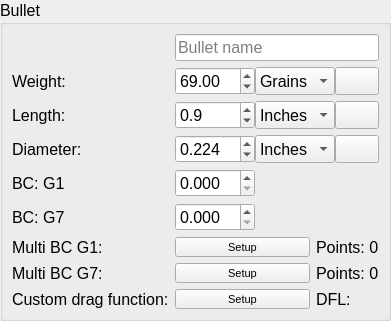
<?xml version="1.0" encoding="UTF-8"?>
<ui version="4.0">
 <class>catalogBullet</class>
 <widget class="QWidget" name="catalogBullet">
  <property name="geometry">
   <rect>
    <x>0</x>
    <y>0</y>
    <width>391</width>
    <height>316</height>
   </rect>
  </property>
  <property name="maximumSize">
   <size>
    <width>16777215</width>
    <height>316</height>
   </size>
  </property>
  <property name="windowTitle">
   <string>Form</string>
  </property>
  <layout class="QGridLayout" name="gridLayout">
   <property name="leftMargin">
    <number>0</number>
   </property>
   <property name="topMargin">
    <number>0</number>
   </property>
   <property name="rightMargin">
    <number>0</number>
   </property>
   <property name="bottomMargin">
    <number>0</number>
   </property>
   <property name="spacing">
    <number>0</number>
   </property>
   <item row="0" column="0">
    <widget class="QGroupBox" name="bulletGroupBox">
     <property name="sizePolicy">
      <sizepolicy hsizetype="Expanding" vsizetype="Preferred">
       <horstretch>0</horstretch>
       <verstretch>0</verstretch>
      </sizepolicy>
     </property>
     <property name="minimumSize">
      <size>
       <width>0</width>
       <height>0</height>
      </size>
     </property>
     <property name="font">
      <font>
       <pointsize>12</pointsize>
      </font>
     </property>
     <property name="styleSheet">
      <string notr="true"/>
     </property>
     <property name="title">
      <string>Bullet</string>
     </property>
     <layout class="QGridLayout" name="gridLayout_4">
      <item row="4" column="0">
       <widget class="QLabel" name="label_77">
        <property name="sizePolicy">
         <sizepolicy hsizetype="Preferred" vsizetype="Expanding">
          <horstretch>0</horstretch>
          <verstretch>0</verstretch>
         </sizepolicy>
        </property>
        <property name="font">
         <font>
          <pointsize>12</pointsize>
         </font>
        </property>
        <property name="text">
         <string>BC: G1</string>
        </property>
       </widget>
      </item>
      <item row="6" column="0">
       <widget class="QLabel" name="label_78">
        <property name="sizePolicy">
         <sizepolicy hsizetype="Preferred" vsizetype="Expanding">
          <horstretch>0</horstretch>
          <verstretch>0</verstretch>
         </sizepolicy>
        </property>
        <property name="font">
         <font>
          <pointsize>12</pointsize>
         </font>
        </property>
        <property name="text">
         <string>BC: G7</string>
        </property>
       </widget>
      </item>
      <item row="7" column="1">
       <widget class="QToolButton" name="mbcG1edit">
        <property name="sizePolicy">
         <sizepolicy hsizetype="Expanding" vsizetype="Expanding">
          <horstretch>0</horstretch>
          <verstretch>0</verstretch>
         </sizepolicy>
        </property>
        <property name="minimumSize">
         <size>
          <width>0</width>
          <height>0</height>
         </size>
        </property>
        <property name="font">
         <font>
          <pointsize>8</pointsize>
         </font>
        </property>
        <property name="toolTip">
         <string>&lt;font color=black&gt;Edit drag function&lt;/font&gt;</string>
        </property>
        <property name="text">
         <string>Setup</string>
        </property>
        <property name="icon">
         <iconset resource="../.rsrc/res.qrc">
          <normaloff>:/icons/res/drawable-hdpi-v4/settingsbtn_menu21a.png</normaloff>
          <disabledoff>:/icons/res/drawable-hdpi-v4/settingsbtn_menu21b.png</disabledoff>:/icons/res/drawable-hdpi-v4/settingsbtn_menu21a.png</iconset>
        </property>
       </widget>
      </item>
      <item row="1" column="0">
       <widget class="QLabel" name="label_74">
        <property name="sizePolicy">
         <sizepolicy hsizetype="Preferred" vsizetype="Expanding">
          <horstretch>0</horstretch>
          <verstretch>0</verstretch>
         </sizepolicy>
        </property>
        <property name="font">
         <font>
          <pointsize>12</pointsize>
         </font>
        </property>
        <property name="text">
         <string>Weight:</string>
        </property>
       </widget>
      </item>
      <item row="2" column="0">
       <widget class="QLabel" name="label_75">
        <property name="sizePolicy">
         <sizepolicy hsizetype="Preferred" vsizetype="Expanding">
          <horstretch>0</horstretch>
          <verstretch>0</verstretch>
         </sizepolicy>
        </property>
        <property name="font">
         <font>
          <pointsize>12</pointsize>
         </font>
        </property>
        <property name="text">
         <string>Length:</string>
        </property>
       </widget>
      </item>
      <item row="3" column="0">
       <widget class="QLabel" name="label_76">
        <property name="sizePolicy">
         <sizepolicy hsizetype="Preferred" vsizetype="Expanding">
          <horstretch>0</horstretch>
          <verstretch>0</verstretch>
         </sizepolicy>
        </property>
        <property name="font">
         <font>
          <pointsize>12</pointsize>
         </font>
        </property>
        <property name="text">
         <string>Diameter:</string>
        </property>
       </widget>
      </item>
      <item row="8" column="0">
       <widget class="QLabel" name="label_82">
        <property name="sizePolicy">
         <sizepolicy hsizetype="Preferred" vsizetype="Expanding">
          <horstretch>0</horstretch>
          <verstretch>0</verstretch>
         </sizepolicy>
        </property>
        <property name="font">
         <font>
          <pointsize>12</pointsize>
         </font>
        </property>
        <property name="text">
         <string>Multi BC G7:</string>
        </property>
       </widget>
      </item>
      <item row="10" column="1">
       <widget class="QToolButton" name="dragEditor">
        <property name="sizePolicy">
         <sizepolicy hsizetype="Expanding" vsizetype="Expanding">
          <horstretch>0</horstretch>
          <verstretch>0</verstretch>
         </sizepolicy>
        </property>
        <property name="minimumSize">
         <size>
          <width>0</width>
          <height>0</height>
         </size>
        </property>
        <property name="font">
         <font>
          <pointsize>8</pointsize>
         </font>
        </property>
        <property name="toolTip">
         <string>&lt;font color=black&gt;Edit drag function&lt;/font&gt;</string>
        </property>
        <property name="text">
         <string>Setup</string>
        </property>
        <property name="icon">
         <iconset resource="../.rsrc/res.qrc">
          <normaloff>:/icons/res/drawable-hdpi-v4/settingsbtn_menu21a.png</normaloff>
          <disabledoff>:/icons/res/drawable-hdpi-v4/settingsbtn_menu21b.png</disabledoff>:/icons/res/drawable-hdpi-v4/settingsbtn_menu21a.png</iconset>
        </property>
       </widget>
      </item>
      <item row="8" column="1">
       <widget class="QToolButton" name="mbcG7edit">
        <property name="sizePolicy">
         <sizepolicy hsizetype="Expanding" vsizetype="Expanding">
          <horstretch>0</horstretch>
          <verstretch>0</verstretch>
         </sizepolicy>
        </property>
        <property name="minimumSize">
         <size>
          <width>0</width>
          <height>0</height>
         </size>
        </property>
        <property name="font">
         <font>
          <pointsize>8</pointsize>
         </font>
        </property>
        <property name="toolTip">
         <string>&lt;font color=black&gt;Edit drag function&lt;/font&gt;</string>
        </property>
        <property name="text">
         <string>Setup</string>
        </property>
        <property name="icon">
         <iconset resource="../.rsrc/res.qrc">
          <normaloff>:/icons/res/drawable-hdpi-v4/settingsbtn_menu21a.png</normaloff>
          <disabledoff>:/icons/res/drawable-hdpi-v4/settingsbtn_menu21b.png</disabledoff>:/icons/res/drawable-hdpi-v4/settingsbtn_menu21a.png</iconset>
        </property>
       </widget>
      </item>
      <item row="4" column="1">
       <widget class="QDoubleSpinBox" name="bcG1">
        <property name="sizePolicy">
         <sizepolicy hsizetype="Fixed" vsizetype="Expanding">
          <horstretch>0</horstretch>
          <verstretch>0</verstretch>
         </sizepolicy>
        </property>
        <property name="minimumSize">
         <size>
          <width>80</width>
          <height>0</height>
         </size>
        </property>
        <property name="maximumSize">
         <size>
          <width>80</width>
          <height>16777215</height>
         </size>
        </property>
        <property name="font">
         <font>
          <pointsize>12</pointsize>
         </font>
        </property>
        <property name="decimals">
         <number>3</number>
        </property>
        <property name="maximum">
         <double>10.000000000000000</double>
        </property>
        <property name="singleStep">
         <double>0.001000000000000</double>
        </property>
        <property name="value">
         <double>0.000000000000000</double>
        </property>
       </widget>
      </item>
      <item row="7" column="0">
       <widget class="QLabel" name="label_80">
        <property name="sizePolicy">
         <sizepolicy hsizetype="Preferred" vsizetype="Expanding">
          <horstretch>0</horstretch>
          <verstretch>0</verstretch>
         </sizepolicy>
        </property>
        <property name="font">
         <font>
          <pointsize>12</pointsize>
         </font>
        </property>
        <property name="text">
         <string>Multi BC G1:</string>
        </property>
       </widget>
      </item>
      <item row="10" column="0">
       <widget class="QLabel" name="label_81">
        <property name="sizePolicy">
         <sizepolicy hsizetype="Preferred" vsizetype="Expanding">
          <horstretch>0</horstretch>
          <verstretch>0</verstretch>
         </sizepolicy>
        </property>
        <property name="font">
         <font>
          <pointsize>12</pointsize>
         </font>
        </property>
        <property name="text">
         <string>Custom drag function:</string>
        </property>
       </widget>
      </item>
      <item row="10" column="2">
       <widget class="QLabel" name="dfl">
        <property name="sizePolicy">
         <sizepolicy hsizetype="Preferred" vsizetype="Expanding">
          <horstretch>0</horstretch>
          <verstretch>0</verstretch>
         </sizepolicy>
        </property>
        <property name="font">
         <font>
          <pointsize>12</pointsize>
         </font>
        </property>
        <property name="text">
         <string>DFL:</string>
        </property>
       </widget>
      </item>
      <item row="6" column="1">
       <widget class="QDoubleSpinBox" name="bcG7">
        <property name="sizePolicy">
         <sizepolicy hsizetype="Fixed" vsizetype="Expanding">
          <horstretch>0</horstretch>
          <verstretch>0</verstretch>
         </sizepolicy>
        </property>
        <property name="minimumSize">
         <size>
          <width>80</width>
          <height>0</height>
         </size>
        </property>
        <property name="maximumSize">
         <size>
          <width>80</width>
          <height>16777215</height>
         </size>
        </property>
        <property name="font">
         <font>
          <pointsize>12</pointsize>
         </font>
        </property>
        <property name="decimals">
         <number>3</number>
        </property>
        <property name="maximum">
         <double>10.000000000000000</double>
        </property>
        <property name="singleStep">
         <double>0.001000000000000</double>
        </property>
        <property name="value">
         <double>0.000000000000000</double>
        </property>
       </widget>
      </item>
      <item row="8" column="2">
       <widget class="QLabel" name="g7points">
        <property name="sizePolicy">
         <sizepolicy hsizetype="Preferred" vsizetype="Expanding">
          <horstretch>0</horstretch>
          <verstretch>0</verstretch>
         </sizepolicy>
        </property>
        <property name="font">
         <font>
          <pointsize>12</pointsize>
         </font>
        </property>
        <property name="text">
         <string>Points: 0</string>
        </property>
       </widget>
      </item>
      <item row="7" column="2">
       <widget class="QLabel" name="g1points">
        <property name="sizePolicy">
         <sizepolicy hsizetype="Preferred" vsizetype="Expanding">
          <horstretch>0</horstretch>
          <verstretch>0</verstretch>
         </sizepolicy>
        </property>
        <property name="font">
         <font>
          <pointsize>12</pointsize>
         </font>
        </property>
        <property name="text">
         <string>Points: 0</string>
        </property>
       </widget>
      </item>
      <item row="0" column="1" colspan="2">
       <widget class="QLineEdit" name="bulletName">
        <property name="sizePolicy">
         <sizepolicy hsizetype="Preferred" vsizetype="Preferred">
          <horstretch>0</horstretch>
          <verstretch>0</verstretch>
         </sizepolicy>
        </property>
        <property name="font">
         <font>
          <pointsize>12</pointsize>
         </font>
        </property>
        <property name="styleSheet">
         <string notr="true"/>
        </property>
        <property name="text">
         <string notr="true"/>
        </property>
        <property name="maxLength">
         <number>20</number>
        </property>
        <property name="frame">
         <bool>true</bool>
        </property>
        <property name="placeholderText">
         <string>Bullet name</string>
        </property>
       </widget>
      </item>
      <item row="1" column="1" colspan="2">
       <widget class="QWidget" name="horizontalWidget_17" native="true">
        <property name="sizePolicy">
         <sizepolicy hsizetype="Preferred" vsizetype="Preferred">
          <horstretch>0</horstretch>
          <verstretch>0</verstretch>
         </sizepolicy>
        </property>
        <layout class="QHBoxLayout" name="horizontalLayout_51">
         <property name="spacing">
          <number>0</number>
         </property>
         <property name="leftMargin">
          <number>0</number>
         </property>
         <property name="topMargin">
          <number>0</number>
         </property>
         <property name="rightMargin">
          <number>0</number>
         </property>
         <property name="bottomMargin">
          <number>0</number>
         </property>
         <item>
          <widget class="QDoubleSpinBox" name="weight">
           <property name="sizePolicy">
            <sizepolicy hsizetype="Fixed" vsizetype="Expanding">
             <horstretch>0</horstretch>
             <verstretch>0</verstretch>
            </sizepolicy>
           </property>
           <property name="minimumSize">
            <size>
             <width>80</width>
             <height>0</height>
            </size>
           </property>
           <property name="maximumSize">
            <size>
             <width>80</width>
             <height>16777215</height>
            </size>
           </property>
           <property name="font">
            <font>
             <pointsize>12</pointsize>
            </font>
           </property>
           <property name="decimals">
            <number>2</number>
           </property>
           <property name="maximum">
            <double>1000.000000000000000</double>
           </property>
           <property name="singleStep">
            <double>0.010000000000000</double>
           </property>
           <property name="value">
            <double>69.000000000000000</double>
           </property>
          </widget>
         </item>
         <item>
          <widget class="QComboBox" name="weightQuantity">
           <property name="sizePolicy">
            <sizepolicy hsizetype="Preferred" vsizetype="Expanding">
             <horstretch>0</horstretch>
             <verstretch>0</verstretch>
            </sizepolicy>
           </property>
           <property name="minimumSize">
            <size>
             <width>80</width>
             <height>0</height>
            </size>
           </property>
           <property name="font">
            <font>
             <pointsize>12</pointsize>
            </font>
           </property>
           <property name="styleSheet">
            <string notr="true"/>
           </property>
           <item>
            <property name="text">
             <string>Grains</string>
            </property>
           </item>
           <item>
            <property name="text">
             <string>Grams</string>
            </property>
           </item>
          </widget>
         </item>
         <item>
          <widget class="QToolButton" name="weightSwitch">
           <property name="sizePolicy">
            <sizepolicy hsizetype="Expanding" vsizetype="Expanding">
             <horstretch>0</horstretch>
             <verstretch>0</verstretch>
            </sizepolicy>
           </property>
           <property name="font">
            <font>
             <pointsize>8</pointsize>
             <weight>75</weight>
             <italic>false</italic>
             <bold>true</bold>
             <underline>false</underline>
            </font>
           </property>
           <property name="toolTip">
            <string>&lt;font color=black&gt;Convert&lt;/font&gt;</string>
           </property>
           <property name="text">
            <string/>
           </property>
           <property name="icon">
            <iconset>
             <normaloff>../.rsrc/res/drawable/secondarybtn21a.png</normaloff>
             <disabledoff>../.rsrc/res/drawable/secondarybtn21b.png</disabledoff>../.rsrc/res/drawable/secondarybtn21a.png</iconset>
           </property>
           <property name="iconSize">
            <size>
             <width>16</width>
             <height>16</height>
            </size>
           </property>
          </widget>
         </item>
        </layout>
       </widget>
      </item>
      <item row="2" column="1" colspan="2">
       <widget class="QWidget" name="horizontalWidget_18" native="true">
        <layout class="QHBoxLayout" name="horizontalLayout_52">
         <property name="spacing">
          <number>0</number>
         </property>
         <property name="leftMargin">
          <number>0</number>
         </property>
         <property name="topMargin">
          <number>0</number>
         </property>
         <property name="rightMargin">
          <number>0</number>
         </property>
         <property name="bottomMargin">
          <number>0</number>
         </property>
         <item>
          <widget class="QDoubleSpinBox" name="length">
           <property name="sizePolicy">
            <sizepolicy hsizetype="Fixed" vsizetype="Expanding">
             <horstretch>0</horstretch>
             <verstretch>0</verstretch>
            </sizepolicy>
           </property>
           <property name="minimumSize">
            <size>
             <width>80</width>
             <height>0</height>
            </size>
           </property>
           <property name="maximumSize">
            <size>
             <width>80</width>
             <height>16777215</height>
            </size>
           </property>
           <property name="font">
            <font>
             <pointsize>12</pointsize>
            </font>
           </property>
           <property name="decimals">
            <number>1</number>
           </property>
           <property name="singleStep">
            <double>0.100000000000000</double>
           </property>
           <property name="value">
            <double>0.900000000000000</double>
           </property>
          </widget>
         </item>
         <item>
          <widget class="QComboBox" name="lengthQuantity">
           <property name="sizePolicy">
            <sizepolicy hsizetype="Preferred" vsizetype="Expanding">
             <horstretch>0</horstretch>
             <verstretch>0</verstretch>
            </sizepolicy>
           </property>
           <property name="minimumSize">
            <size>
             <width>80</width>
             <height>0</height>
            </size>
           </property>
           <property name="font">
            <font>
             <pointsize>12</pointsize>
            </font>
           </property>
           <property name="styleSheet">
            <string notr="true"/>
           </property>
           <item>
            <property name="text">
             <string>Inches</string>
            </property>
           </item>
           <item>
            <property name="text">
             <string>mm</string>
            </property>
           </item>
          </widget>
         </item>
         <item>
          <widget class="QToolButton" name="lengthSwitch">
           <property name="sizePolicy">
            <sizepolicy hsizetype="Expanding" vsizetype="Expanding">
             <horstretch>0</horstretch>
             <verstretch>0</verstretch>
            </sizepolicy>
           </property>
           <property name="font">
            <font>
             <pointsize>8</pointsize>
             <weight>75</weight>
             <italic>false</italic>
             <bold>true</bold>
             <underline>false</underline>
            </font>
           </property>
           <property name="toolTip">
            <string>&lt;font color=black&gt;Convert&lt;/font&gt;</string>
           </property>
           <property name="text">
            <string/>
           </property>
           <property name="icon">
            <iconset>
             <normaloff>../.rsrc/res/drawable/secondarybtn21a.png</normaloff>
             <disabledoff>../.rsrc/res/drawable/secondarybtn21b.png</disabledoff>../.rsrc/res/drawable/secondarybtn21a.png</iconset>
           </property>
           <property name="iconSize">
            <size>
             <width>16</width>
             <height>16</height>
            </size>
           </property>
          </widget>
         </item>
        </layout>
       </widget>
      </item>
      <item row="3" column="1" colspan="2">
       <widget class="QWidget" name="horizontalWidget_19" native="true">
        <layout class="QHBoxLayout" name="horizontalLayout_53">
         <property name="spacing">
          <number>0</number>
         </property>
         <property name="leftMargin">
          <number>0</number>
         </property>
         <property name="topMargin">
          <number>0</number>
         </property>
         <property name="rightMargin">
          <number>0</number>
         </property>
         <property name="bottomMargin">
          <number>0</number>
         </property>
         <item>
          <widget class="QDoubleSpinBox" name="diameter">
           <property name="sizePolicy">
            <sizepolicy hsizetype="Fixed" vsizetype="Expanding">
             <horstretch>0</horstretch>
             <verstretch>0</verstretch>
            </sizepolicy>
           </property>
           <property name="minimumSize">
            <size>
             <width>80</width>
             <height>0</height>
            </size>
           </property>
           <property name="maximumSize">
            <size>
             <width>80</width>
             <height>16777215</height>
            </size>
           </property>
           <property name="font">
            <font>
             <pointsize>12</pointsize>
            </font>
           </property>
           <property name="decimals">
            <number>3</number>
           </property>
           <property name="singleStep">
            <double>0.001000000000000</double>
           </property>
           <property name="value">
            <double>0.224000000000000</double>
           </property>
          </widget>
         </item>
         <item>
          <widget class="QComboBox" name="diameterQuantity">
           <property name="sizePolicy">
            <sizepolicy hsizetype="Preferred" vsizetype="Expanding">
             <horstretch>0</horstretch>
             <verstretch>0</verstretch>
            </sizepolicy>
           </property>
           <property name="minimumSize">
            <size>
             <width>80</width>
             <height>0</height>
            </size>
           </property>
           <property name="font">
            <font>
             <pointsize>12</pointsize>
            </font>
           </property>
           <property name="styleSheet">
            <string notr="true"/>
           </property>
           <item>
            <property name="text">
             <string>Inches</string>
            </property>
           </item>
           <item>
            <property name="text">
             <string>mm</string>
            </property>
           </item>
          </widget>
         </item>
         <item>
          <widget class="QToolButton" name="diameterSwitch">
           <property name="sizePolicy">
            <sizepolicy hsizetype="Expanding" vsizetype="Expanding">
             <horstretch>0</horstretch>
             <verstretch>0</verstretch>
            </sizepolicy>
           </property>
           <property name="font">
            <font>
             <pointsize>8</pointsize>
             <weight>75</weight>
             <italic>false</italic>
             <bold>true</bold>
             <underline>false</underline>
            </font>
           </property>
           <property name="toolTip">
            <string>&lt;font color=black&gt;Convert&lt;/font&gt;</string>
           </property>
           <property name="text">
            <string/>
           </property>
           <property name="icon">
            <iconset>
             <normaloff>../.rsrc/res/drawable/secondarybtn21a.png</normaloff>
             <disabledoff>../.rsrc/res/drawable/secondarybtn21b.png</disabledoff>../.rsrc/res/drawable/secondarybtn21a.png</iconset>
           </property>
           <property name="iconSize">
            <size>
             <width>16</width>
             <height>16</height>
            </size>
           </property>
          </widget>
         </item>
        </layout>
       </widget>
      </item>
     </layout>
    </widget>
   </item>
  </layout>
 </widget>
 <resources>
  <include location="../.rsrc/res.qrc"/>
 </resources>
 <connections/>
</ui>
